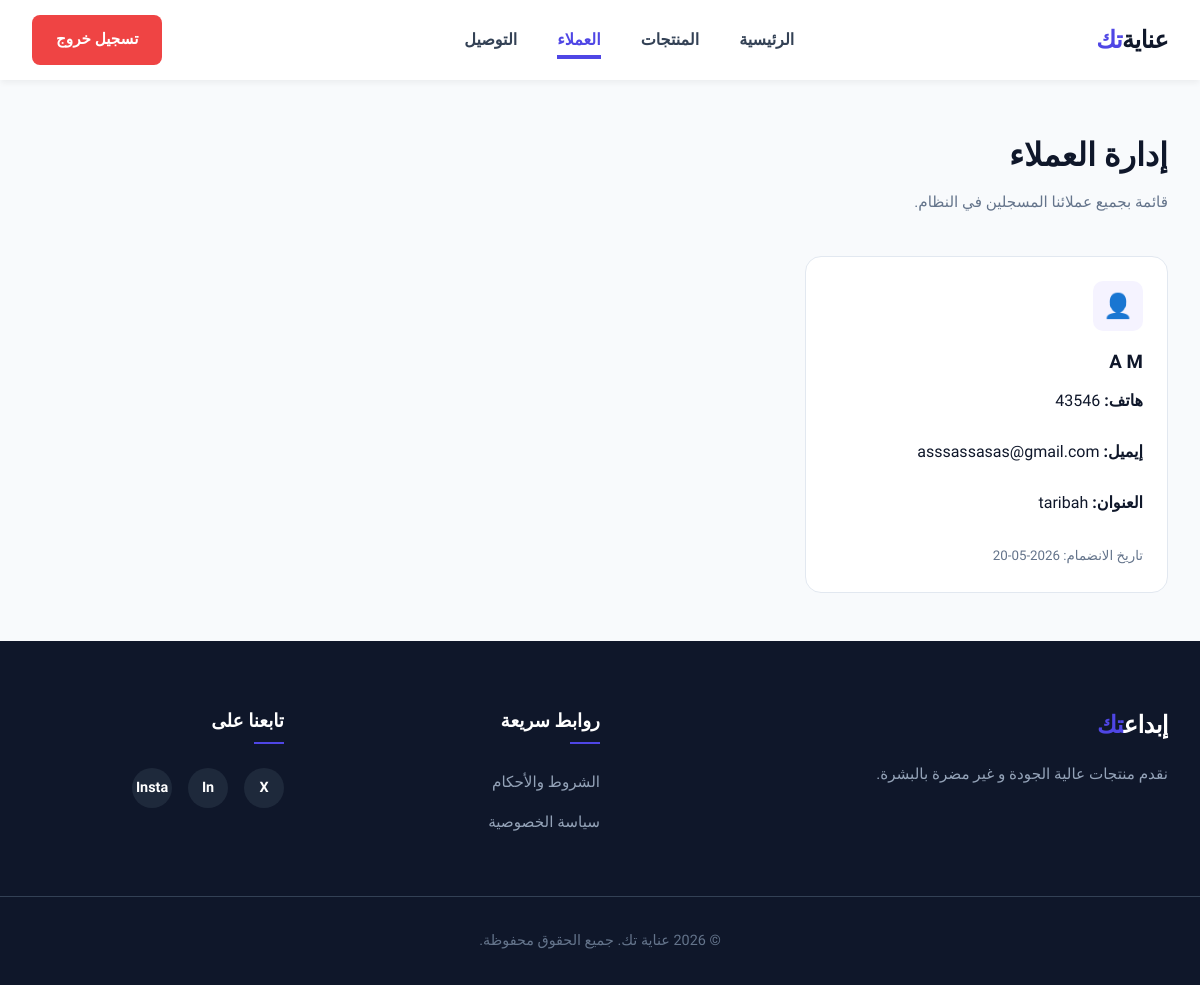
The app's page /customers/customers/ (signed in) with its own data.
### customers/models.py (models this page shows, shortened)
class PersonInfo(models.Model):
    first_name = models.CharField(max_length=50, verbose_name="الاسم الأول")
    last_name = models.CharField(max_length=50, verbose_name="الاسم الأخير")
    phone = models.CharField(max_length=15, verbose_name="رقم الهاتف")
    address = models.TextField(verbose_name="العنوان")
    created_at = models.DateTimeField(auto_now_add=True, verbose_name="تاريخ الإضافة")
    class Meta:
        abstract = True

class Customer(PersonInfo):
    email = models.EmailField(unique=True, verbose_name="البريد الإلكتروني")

### customers/views.py (the view)
# urls.py: path('customers/', views.customer_list, name='customer_list'),
@login_required(login_url='login')
def customer_list(request):
    customers = Customer.objects.all()
    return render(request, 'customers/customer_list.html', {'customers': customers})

### customers/templates/customers/customer_list.html (shortened to what this page needs)
{% extends 'base.html' %}
{% load static %}
{% block extra_css %}
    <link rel="stylesheet" href="{% static 'css/products.css' %}">
{% endblock %}
{% block content %}
<main class="main-content-area animate-fade-in">
    <div class="container">
        {% if user.is_authenticated %}
            <div class="page-header">
                <div class="header-title-wrapper">
                    <h1>إدارة العملاء</h1>
                    <p>قائمة بجميع عملائنا المسجلين في النظام.</p>
                </div>
            </div>
            <div class="products-grid-layout">
                {% for customer in customers %}
                    <div class="group product-card-item">
                        <div class="card-body-wrapper">
                            <div class="product-icon-box">👤</div>
                            <h3 class="product-title">{{ customer.first_name }} {{ customer.last_name }}</h3>
                            <p class="product-desc"><strong>هاتف:</strong> {{ customer.phone }}</p>
                            <p class="product-desc"><strong>إيميل:</strong> {{ customer.email }}</p>
                            <p class="product-desc"><strong>العنوان:</strong> {{ customer.address }}</p>
                        </div>
                        <div class="product-card-footer">
                            <small style="color: #64748b;">تاريخ الانضمام: {{ customer.created_at|date:"Y-m-d" }}</small>
                        </div>
                    </div>
                {% empty %}
                    <div class="empty-state-card">
                        <p>عذراً، لا يوجد عملاء مسجلين في النظام حالياً.</p>
                    </div>
                {% endfor %}
            </div>
        {% endif %}
    </div>
</main>
{% endblock %}

### products/static/css/products.css (style rules this page uses)
.animate-fade-in { animation: fadeIn 0.6s ease-out; }
.product-card-item { background: #fff; padding: 1.5rem; border-radius: 16px; border: 1px solid #e2e8f0; transition: all 0.3s ease; display: flex; flex-direction: column; }
.main-content-area { padding: 3rem 0; min-height: 70vh; }
.page-header { display: flex; justify-content: space-between; align-items: center; flex-wrap: wrap; gap: 1.5rem; margin-bottom: 2.5rem; }
.header-title-wrapper h1 { font-size: 2rem; font-weight: 700; color: #0f172a; margin-bottom: 0.5rem; }
.header-title-wrapper p { color: #64748b; font-size: 0.95rem; }
.products-grid-layout { display: grid; grid-template-columns: repeat(auto-fill, minmax(300px, 1fr)); gap: 1.5rem; }
.product-icon-box { background: #f5f3ff; color: #4f46e5; font-size: 1.5rem; width: 50px; height: 50px; display: flex; align-items: center; justify-content: center; border-radius: 10px; margin-bottom: 1rem; }
.product-title { margin-bottom: 0.5rem; }
.product-desc { margin-bottom: 1.5rem; }

### static/css/style.css (style rules this page uses)
:root { --primary-color: #4f46e5; --primary-hover: #4338ca; --secondary-color: #0f172a; --light-bg: #f8fafc; --white: #ffffff; --text-color: #334155; --text-muted: #64748b; --transition: all 0.3s ease; --container-padding: 0 2rem; }
* { margin: 0; padding: 0; box-sizing: border-box; }
body { font-family: 'Cairo', sans-serif; background-color: var(--light-bg); color: var(--secondary-color); line-height: 1.7; }
.container { max-width: 1200px; margin: 0 auto; padding: var(--container-padding); }

### records on screen
Customer: first_name "A", last_name "M", phone "43546", email "asssassasas@gmail.com", address "taribah", created_at "2026-05-20"
